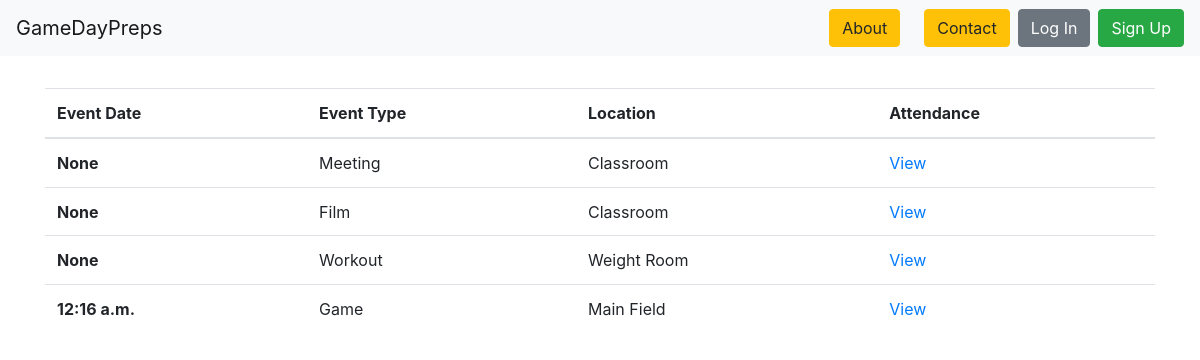
The app's page /events/attendance/, older data.
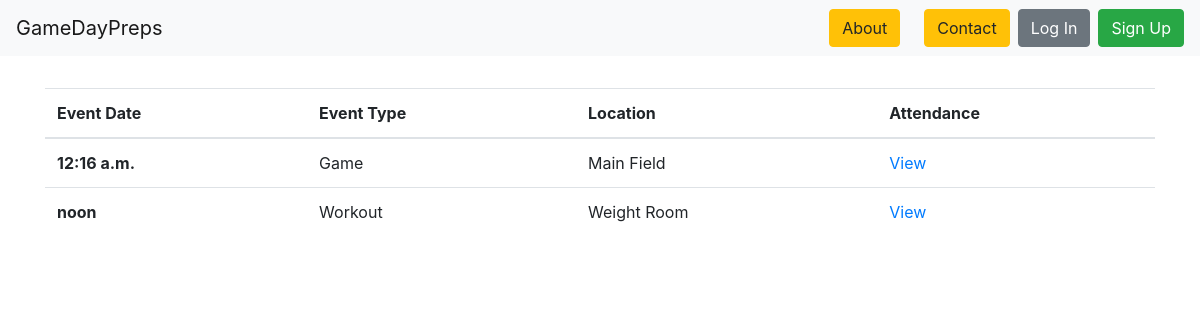
The same page, newer data.
### events/models.py (models this page shows, shortened)
class Event(models.Model):
    event_type = models.CharField(max_length=50, choices=event_types, blank=True)
    date = models.DateField(null=True)
    time = models.TimeField(null=True)
    members = models.ManyToManyField(
        'roster.Player',
        through='roster.Attendance',
        through_fields=('event', 'player'),
    )
    location = models.CharField(max_length=150)
    description = models.TextField(null=True)

### events/views.py (the view)
# urls.py: path('attendance/', EventAttendanceView.as_view(), name='attendance-list-page'),
class EventAttendanceView(ListView):
    model = Event
    def get(self, request):
        events = self.get_queryset()
        return render(request, 'attendance_list.html', {
          'events': events
        })

### roster/templates/attendance_list.html
{% extends 'base.html' %}
{% block content %}
<table class="table">
  <thead>
    <tr>
      <th scope="col">Event Date</th>
      <th scope="col">Event Type</th>
      <th scope="col">Location</th>
      <th scope="col">Attendance</th>
    </tr>
  </thead>
  <tbody>
    {% for event in events %}
    <tr>
      <th scope="row">{{ event.time }}</th>
      <td>{{ event.event_type }}</td>
      <td>{{ event.location }}</td>
      <td><a href="{% url 'attendance-view-page' event.id %}" role="button">View</a></td>
    </tr>
    <tr>
    {% endfor %}
  </tbody>
</table>
{% endblock %}

Row changes from the older to the newer data that the page shows:
removed Event: time "None", event_type "Meeting", location "Classroom"
removed Event: time "None", event_type "Film", location "Classroom"
removed Event: time "None", event_type "Workout", location "Weight Room"
added Event: time "noon", event_type "Workout", location "Weight Room"
